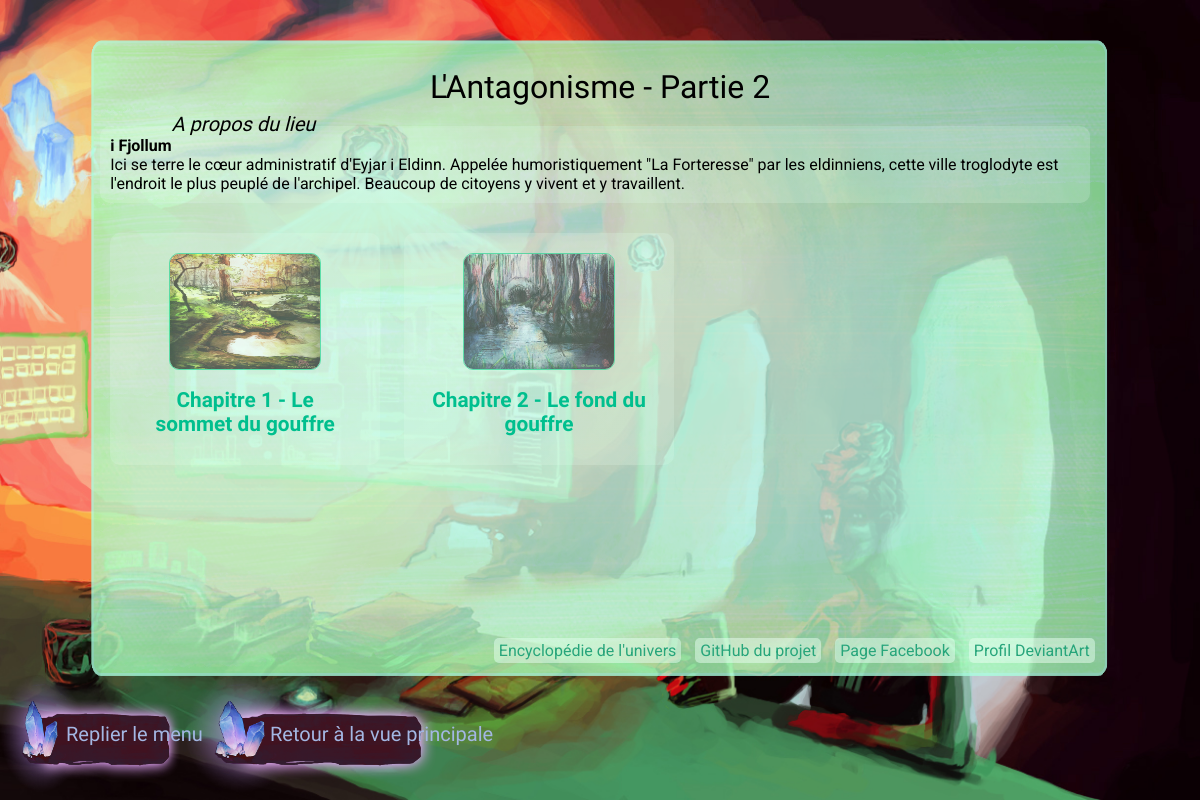
Page /parties/partie.php?id=2 on the committed database.
### tables this page shows
CREATE TABLE `partie` (
  `id` int(10) NOT NULL,
  `numero` int(10) NOT NULL,
  `titre` varchar(20) NOT NULL,
  `aPropos` varchar(50) NOT NULL,
  `description` varchar(500) NOT NULL,
  `image` varchar(255) NOT NULL,
  `musique` varchar(255) NOT NULL
);

CREATE TABLE `chapitre` (
  `id` int(11) NOT NULL,
  `partie` int(1) NOT NULL,
  `titre` varchar(50) NOT NULL,
  `image` varchar(500) NOT NULL,
  `html` text NOT NULL,
  `css` text NOT NULL,
  `date` datetime NOT NULL DEFAULT CURRENT_TIMESTAMP
);

### parties/partie.php (called while the page is built, shortened)
<?php
$erreur='';
		if(isset($_GET['id']) && is_numeric($_GET['id'])){
		    if(($_GET['id']) < 6){
				$part = getPartie('*');
				$listeChpPartie = getChpPartie($_GET['id']);
		    }
		    else{
		        $erreur = "Oups ! Cette partie n'existe pas : partie " . $_GET['id'];
		    }
		}else{
		    $erreur = 'Aucune partie séléctionnée :(';
		}
include('partieTemplate.phtml');

### script/functions.php (called while the page is built, shortened)
<?php
    function getPartie(){
        global $db;
        $query = 'SELECT * FROM partie WHERE id='.$db->quote($_GET['id']);
        $resultat = $db->query($query);
        $partie = $resultat->fetch();
        return $partie;
    }
    function getChpPartie($partie){
        global $db;
        $query = 'SELECT * FROM chapitre WHERE partie='.$db->quote($partie).' ORDER BY `id` ASC';
        $resultat = $db->query($query);
        $chpPartie = $resultat->fetchAll();
        return $chpPartie;
    }

### parties/partieTemplate.phtml (the view, shortened to what this page needs)
<!DOCTYPE HTML />
<html>
<head>
	<link type="text/css" rel="stylesheet" href="menuParties.css" />
</head>
<body>
<?php if($erreur) : ?>
</br></br>
<div class="menuChapitres">
	<div class="containChapitres">
 		<h1><?= $erreur ?> </h1>
 	<?php else : ?>
	<div class="menuChapitres">
		<div class="containChapitres">
			<h1><?=$part['titre'] ?> - Partie <?=$part['numero'] ?></h1>
			<p class="aPropos">A propos du lieu </p>
			<p class="desc"><span style="font-weight:bold;"><?=$part['aPropos'] ?></span>
			</br><?=$part['description'] ?> </p>
			 <nav class="navChapitres">
				<ul>
				<?php foreach($listeChpPartie as $key => $chapitre):?>
					<li><a href='../chapitres/chapitre.php?id=<?= $chapitre['id'] ?>'><img src="img/<?= $chapitre['image'] ?>"></img> </br> <h2><?= $chapitre['titre'] ?></h2></a></li>
				<?php endforeach ?>
				</ul>
			</nav>
<?php endif ?>
<?php include('boutons.phtml');?>
</body>
</html>

### parties/menuParties.css (style rules this page uses)
* { margin:0; padding:0; }
html,body { width: 100%; height:100%; background-color: #1D010F; font-family: 'Roboto', sans-serif; }
.menuChapitres { position: relative; margin: 0 auto; width: 85%; height: 80%; background-image: url('img/bgMenus2.png'); background-repeat: no-repeat; background-size: 100% 100%; border-radius: 10px; }
.containChapitres { padding: 1%; }
h1 { font-family: 'Bahiana', cursive; font-weight: normal; text-align: center; padding: 2%; }
h2 { font-size: 1.3em; padding: 7%; font-family: 'Exo', sans-serif; }
.aPropos { position: absolute; font-style: italic; margin-top: -1.4%; margin-left: 7%; font-size: 20px; font-family: 'The Girl Next Door', cursive; }
.desc { width: 97%; padding: 1%; background: -moz-linear-gradient(top, rgba(229,255,240,0.2) 0%, rgba(229,255,240,0.2) 100%); background: -webkit-linear-gradient(top, rgba(229,255,240,0.2) 0%,rgba(229,255,240,0.2) 100%); background: linear-gradient(to bottom, rgba(229,255,240,0.2) 0%,rgba(229,255,240,0.2) 100%); filter: progid:DXImageTransform.Microsoft.gradient( startColorstr='#80e5fff0', endColorstr='#80e5fff0',GradientType=0 ); border-radius: 10px; }
.navChapitres { height: 50%; margin-top: 1%; overflow: auto; }
.navChapitres ul { list-style: none; }
.navChapitres li { display: inline-block; width: 15%; height: 60%; text-align: center; background: -moz-linear-gradient(top, rgba(229,255,240,0.2) 0%, rgba(229,255,240,0.2) 100%); background: -webkit-linear-gradient(top, rgba(229,255,240,0.2) 0%,rgba(229,255,240,0.2) 100%); background: linear-gradient(to bottom, rgba(229,255,240,0.2) 0%,rgba(229,255,240,0.2) 100%); filter: progid:DXImageTransform.Microsoft.gradient( startColorstr='#80e5fff0', endColorstr='#80e5fff0',GradientType=0 ); border-radius: 10px; padding: 20px 10px; margin: 20px 10px; -webkit-transition: opacity 0.5s; transition: opacity 0.5s; }
.navChapitres li img { width: 60%; height: 60%; border-radius: 10px; opacity: 0.6; border: 1.5px solid #15D28B; }
.navChapitres a { text-decoration: none; color: #00BF8E; }
@media screen and (max-width: 1280px) and (max-height: 1024px) { .navChapitres li { width: 25%; } }

### rows in the picture
partie: titre "L'Antagonisme", numero "2", aPropos "i Fjollum", description "Ici se terre le cœur administratif d'Eyjar i Eldinn. Appelée humoristiquement \"La Forteresse\" par les eldinniens, cette ville troglodyte est l'endroit le plus peuplé de l'archipel. Beaucoup de citoyens y vivent et y travaillent."
chapitre: image (picture), titre "Chapitre 1 - Le sommet du gouffre"
chapitre: image (picture), titre "Chapitre 2 - Le fond du gouffre"
